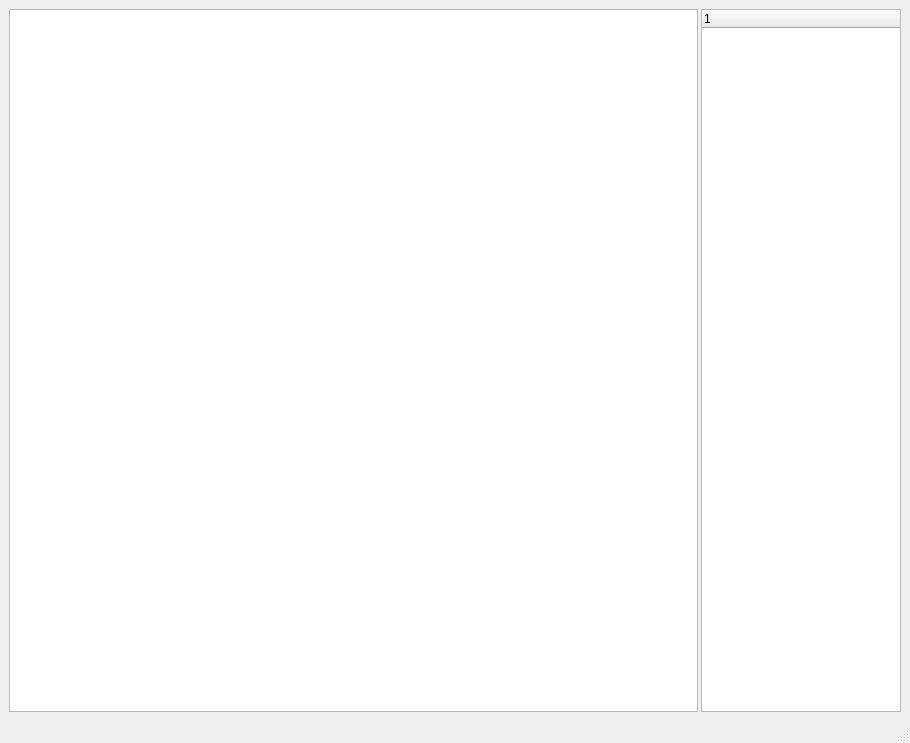
<?xml version="1.0" encoding="UTF-8"?>
<ui version="4.0">
 <class>MainWindow</class>
 <widget class="QMainWindow" name="MainWindow">
  <property name="geometry">
   <rect>
    <x>0</x>
    <y>0</y>
    <width>910</width>
    <height>743</height>
   </rect>
  </property>
  <property name="windowTitle">
   <string>BasicQtApp</string>
  </property>
  <widget class="QWidget" name="centralwidget">
   <layout class="QHBoxLayout" name="horizontalLayout">
    <property name="spacing">
     <number>6</number>
    </property>
    <property name="margin">
     <number>9</number>
    </property>
    <item>
     <layout class="QHBoxLayout" name="horizontalLayout_2">
      <property name="spacing">
       <number>3</number>
      </property>
      <item>
       <widget class="QGraphicsView" name="graphicsView"/>
      </item>
      <item>
       <widget class="QTreeWidget" name="treeWidget">
        <property name="sizePolicy">
         <sizepolicy hsizetype="Maximum" vsizetype="Preferred">
          <horstretch>0</horstretch>
          <verstretch>0</verstretch>
         </sizepolicy>
        </property>
        <property name="maximumSize">
         <size>
          <width>200</width>
          <height>16777215</height>
         </size>
        </property>
        <column>
         <property name="text">
          <string notr="true">1</string>
         </property>
        </column>
       </widget>
      </item>
     </layout>
    </item>
   </layout>
  </widget>
  <widget class="QMenuBar" name="menubar">
   <property name="geometry">
    <rect>
     <x>0</x>
     <y>0</y>
     <width>910</width>
     <height>21</height>
    </rect>
   </property>
  </widget>
  <widget class="QStatusBar" name="statusbar"/>
 </widget>
 <resources/>
 <connections/>
</ui>
